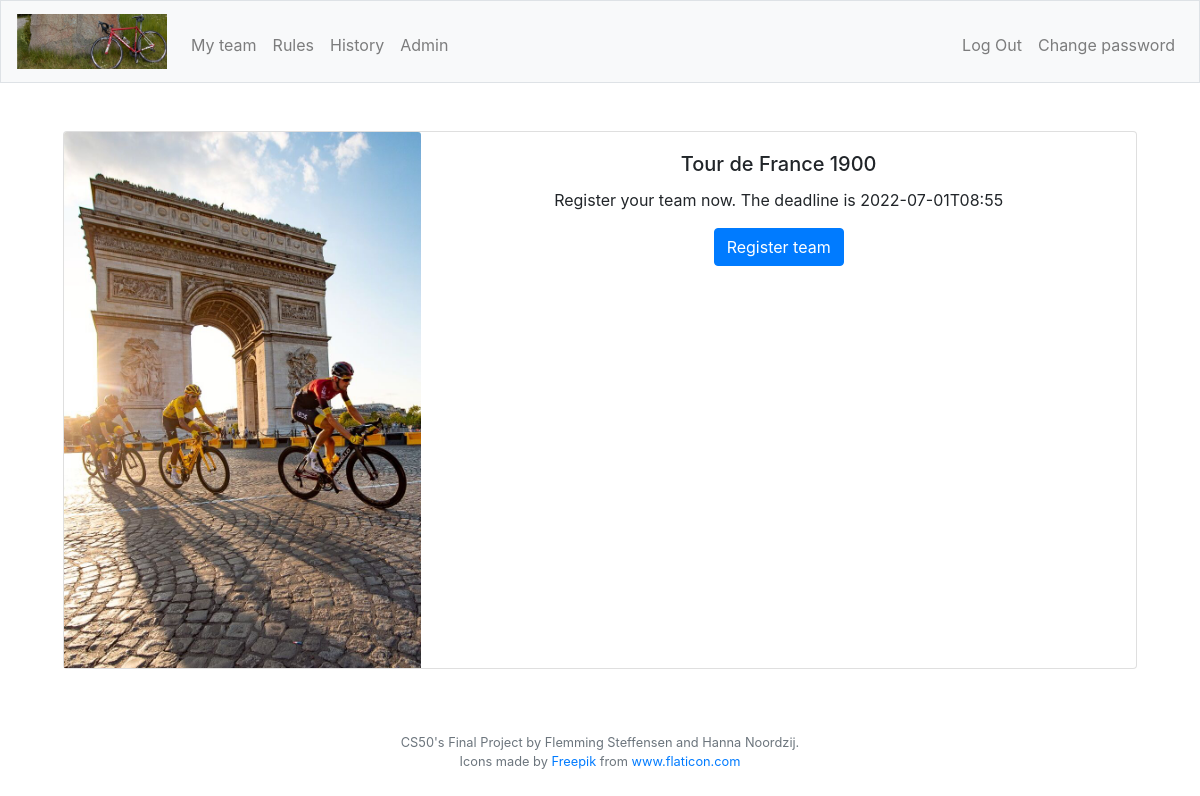
The page / (signed in) on the database as committed earlier.
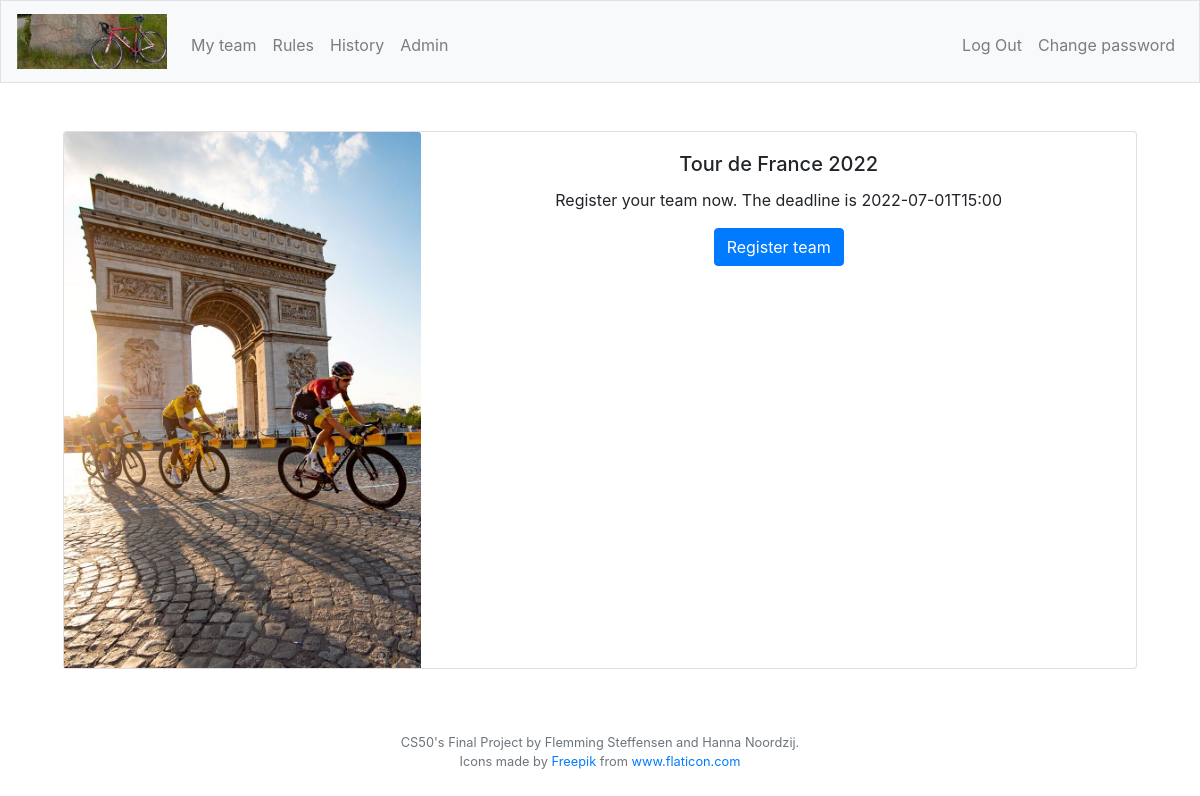
The same page on the database as committed later.
### tables this page shows
CREATE TABLE "competitions" (
	"id"	INTEGER NOT NULL UNIQUE,
	"racetype_id"	INTEGER NOT NULL,
	"year"	TEXT NOT NULL,
	"startdate"	TEXT NOT NULL,
	"reg_active"	INTEGER NOT NULL,
	"reg_stop"	TEXT NOT NULL,
	"racedays"	INTEGER NOT NULL,
	"total_price"	INTEGER NOT NULL DEFAULT 0,
	"min_outsider"	INTEGER NOT NULL DEFAULT 0,
	PRIMARY KEY("id" AUTOINCREMENT),
	FOREIGN KEY("racetype_id") REFERENCES "racetypes"("id")
);

### app.py (the view, shortened to what this page needs)
@app.route("/")
@login_required
def index():
    role = getRole()
    comps = db.execute("SELECT id, racetype_id, year, startdate, reg_stop FROM competitions WHERE reg_active = 'on' AND strftime('%s', reg_stop) > strftime('%s', 'now') ")
    if comps:
        return render_template("index.html", role=role, comps=comps)

### app.py (called while the page is built)
@app.after_request
def after_request(response):
    response.headers["Cache-Control"] = "no-cache, no-store, must-revalidate"
    response.headers["Expires"] = 0
    response.headers["Pragma"] = "no-cache"
    return response

### helpers.py (called while the page is built)
def login_required(f):
    @wraps(f)
    def decorated_function(*args, **kwargs):
        if session.get("user_id") is None:
            return redirect("/login")
        return f(*args, **kwargs)
    return decorated_function

def getRole():
    role = db.execute("SELECT role FROM users WHERE id = :userid", userid=session["user_id"])
    role2 = role[0]["role"]
    return role2

### templates/index.html (shortened to what this page needs)
{% extends "layout.html" %}
{% block adminNav %}
    {% if role == 2 %}
        <li class="nav-item"><a class="nav-link" href="/admin">Admin</a></li>
    {% endif %}
{% endblock %}
{% block main %}
    {% if comps %}
        {% for comp in comps %}
            <div class="container">
            	<div class="card mb-3 w-100 mx-auto">
                    <div class="row no-gutters">
                        <div class="col-md-4">
                            {% if comp.racetype_id == 1 %}
                                <img src="static\tour2.jpg" class="card-img-top" alt="Tour de France, https://www.vg.no/sport/sykkel/i/AdW5Rn/derfor-dropper-nordmennene-tour-de-france">
                            {% elif comp.racetype_id == 2 %}
                                <img src="static\giro2.jpg" class="card-img-top" alt="Giro di Italia, https://www.bora.com/ru/ru/sports-nutrition/story/giro-ditalia-2021/">
                            {% elif comp.racetype_id == 3 %}
                                <img src="static\vuelta.jpg" class="card-img-top" alt="Vuelta Espana, Picture from Alex Azabache fra Pexels">
                            {% endif %}
                        </div>
                        <div class="col-md-8">
                            <div class="card-body">
                                {% if comp.racetype_id == 1 %}
                                    <h5 class="card-title">Tour de France {{comp.year}}</h5>
                                {% elif comp.racetype_id == 2 %}
                                    <h5 class="card-title">Giro d'Italia {{comp.year}}</h5>
                                {% elif comp.racetype_id == 3 %}
                                    <h5 class="card-title">Vuelta a España {{comp.year}}</h5>
                                {% endif %}
                                <p class="card-text">Register your team now. The deadline is {{comp.reg_stop}}</p>
                                <a href="{{ url_for('editteam') }}" class="btn btn-primary">Register team</a>
                            </div>
                        </div>
                    </div>
                </div>
            </div>
        {% endfor %}
    {% endif %}
{% endblock %}

Rows that differ between the two databases and show on the page:
changed competitions: year "1900" → "2022"; reg_stop "2022-07-01T08:55" → "2022-07-01T15:00"
